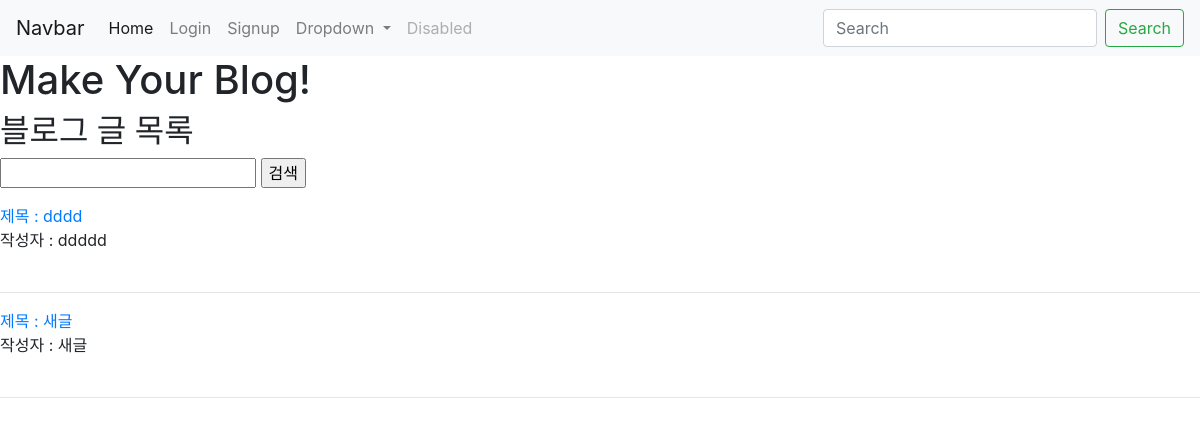
/, run on an earlier commit of the app's database.
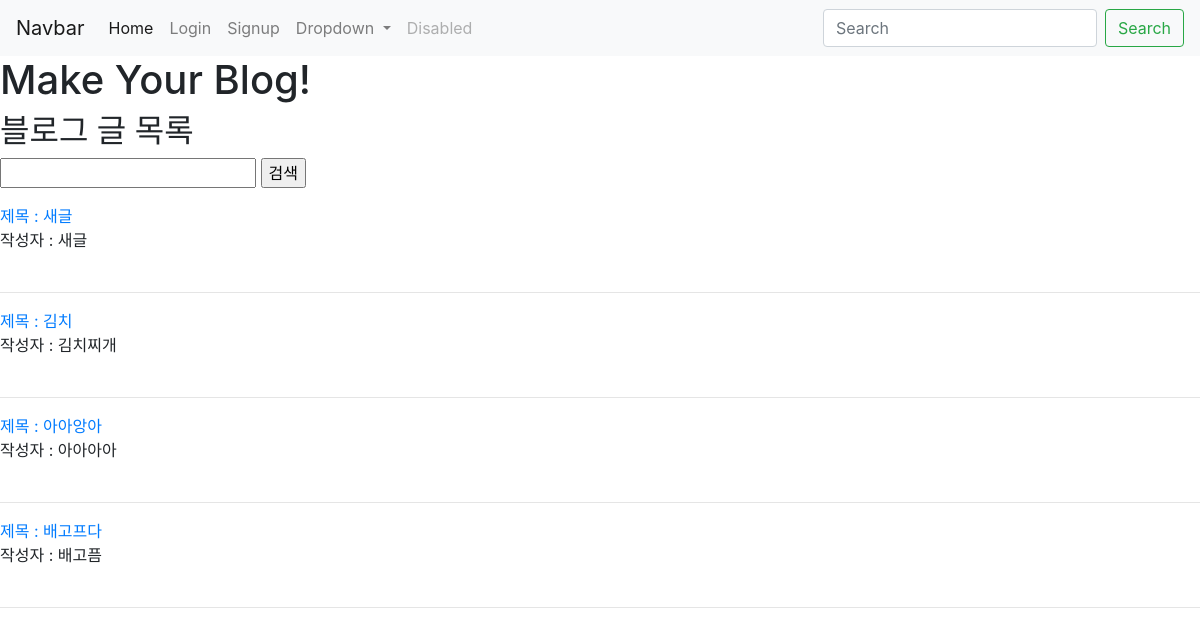
And on a later commit of the database.
### blogapp/models.py (models this page shows)
class Blog(models.Model):
    title=models.CharField(max_length=200)
    writer = models.CharField(max_length=200)
    pub_date = models.DateTimeField('Date published')
    body = models.TextField()

### blogapp/views.py (the view)
# urls.py: 2. Add a URL to urlpatterns:  path('', views.home, name='home')
def home(request):
    blogs = Blog.objects.all()
    return render(request, 'home.html', {'blogs':blogs})

### blogapp/templates/home.html (shortened to what this page needs)
<body>
        {% extends 'base.html'%}
        {% block content%}
    <h1>Make Your Blog! </h1>
    <h2>블로그 글 목록</h2>
    <form action="{% url 'search' %}" method="get">
        <input type="text" name="q" value="{{ q }}">
        <input type="submit" value="검색">
    </form>
    {% for blog in blogs %}
    <a href="{% url 'detail' blog.id %}">
        제목 : {{blog.title}}
    </a>
    <br>
    작성자 : {{blog.writer}}
    <br>
    <br>
    <hr>
    {% endfor %}
    {% endblock %}

What changed in the data, as far as the page shows it:
removed Blog: title "dddd", writer "ddddd"
added Blog: title "김치", writer "김치찌개"
added Blog: title "아아앙아", writer "아아아아"
added Blog: title "배고프다", writer "배고픔"
